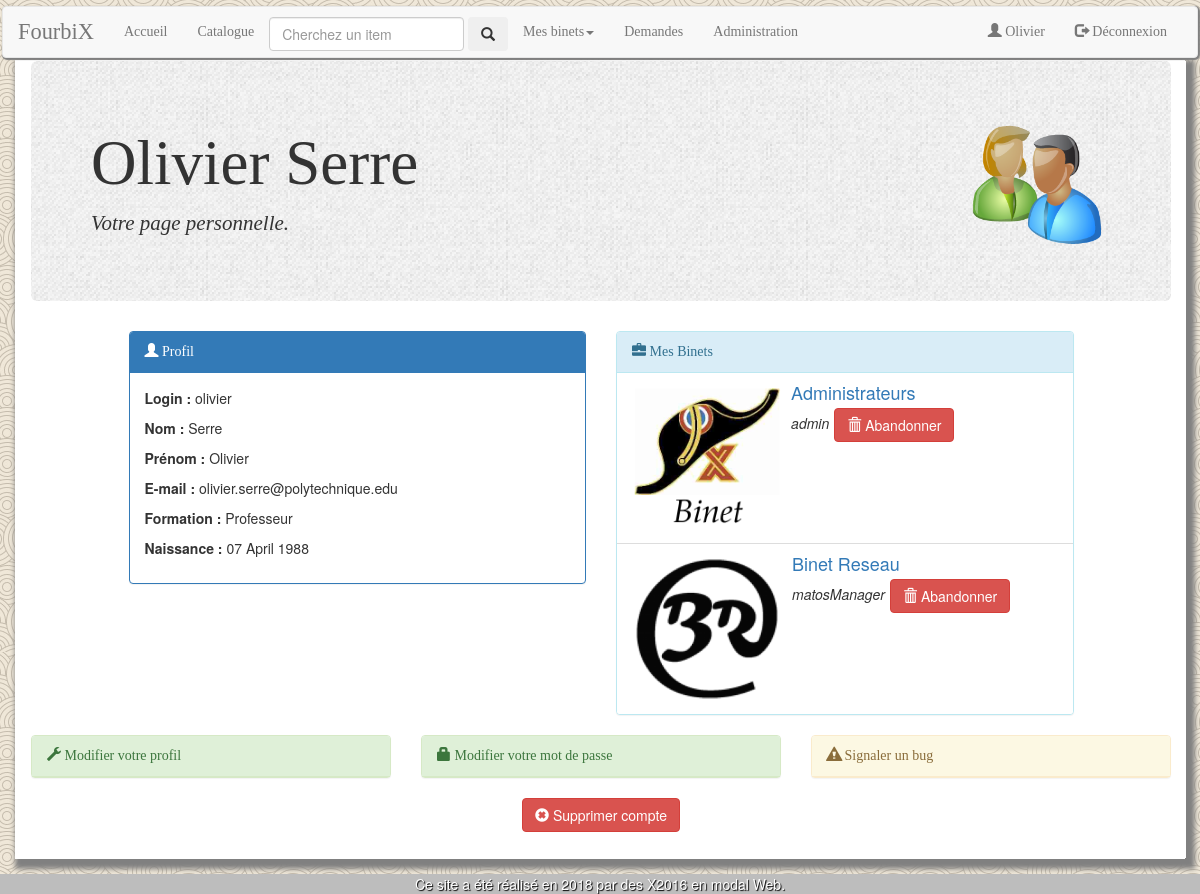
Page /index.php?page=utilisateur (signed in) on the earlier database version.
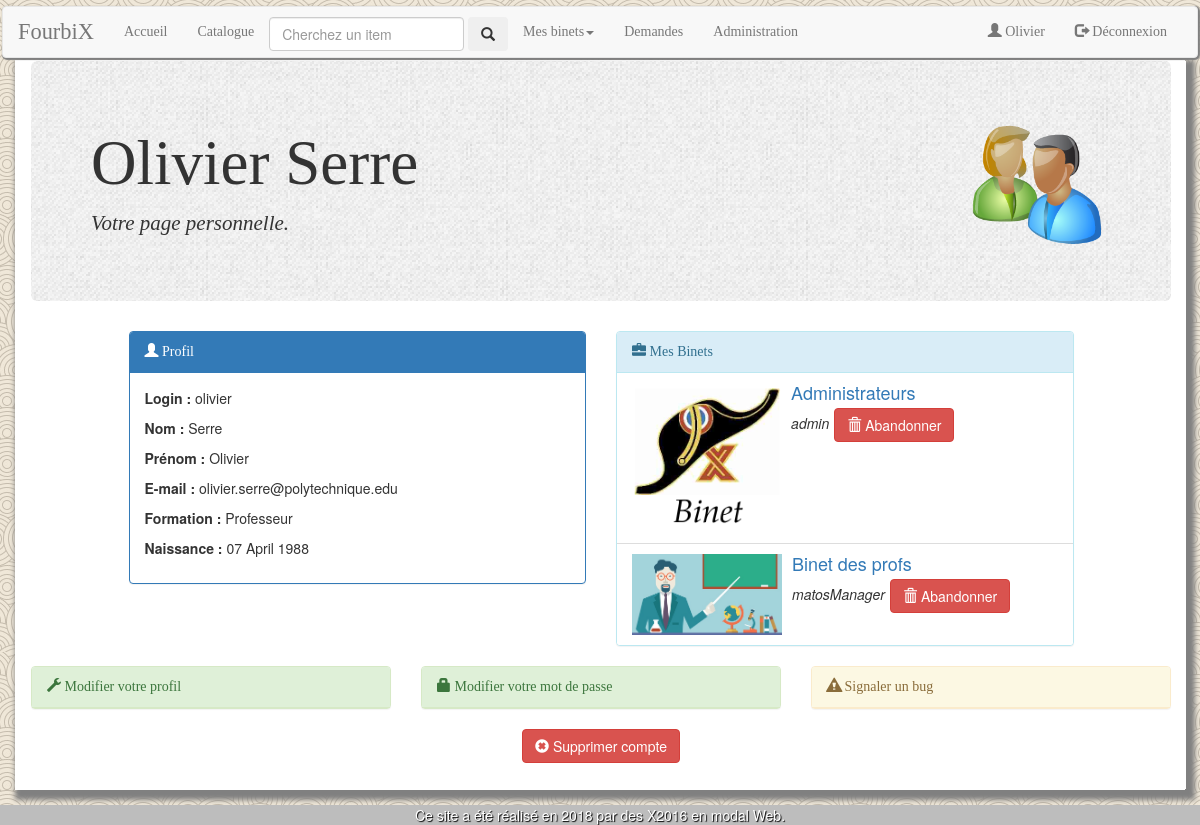
Same page on the later database version.
### tables this page shows
CREATE TABLE `utilisateurs` (
  `prenom` varchar(64) NOT NULL,
  `nom` varchar(64) NOT NULL,
  `formation` varchar(64) NOT NULL,
  `email` varchar(128) NOT NULL,
  `login` varchar(64) NOT NULL,
  `password` varchar(40) NOT NULL,
  `naissance` date NOT NULL COMMENT 'Pour savoir si la personne est majeure.'
);

CREATE TABLE `membres` (
  `id` int(11) NOT NULL,
  `utilisateur` varchar(64) NOT NULL,
  `binet` varchar(64) NOT NULL,
  `role` varchar(64) NOT NULL
);

CREATE TABLE `binets` (
  `nom` varchar(64) NOT NULL,
  `image` varchar(64) NOT NULL DEFAULT 'default-binetlogo.png' COMMENT 'Adresse de limage'
);

### class/Binet.php (called while the page is built, shortened)
<?php
class Binet{
    public static function generateBinetsByMember($dbh, $login){
        $query="SELECT binet FROM membres WHERE utilisateur = ? AND binet!='Administrateurs' GROUP BY binet ORDER BY binet ASC";
        $sth = $dbh->prepare($query);
        $sth->setFetchMode(PDO::FETCH_CLASS, 'Binet');
        $sth->execute(array($login));
        $binets = array();
        while($membre = $sth->fetch()){
            array_push($binets, $membre);
        }
        return $binets;
    }
    public static function getBinetsByUser($dbh, $login){
        $query = "SELECT id, binet, role, image FROM membres, binets WHERE utilisateur = ? AND membres.binet = binets.nom ORDER BY binet ASC";
        $sth = $dbh->prepare($query);
        $sth->execute(array($login));
        $mesBinets = array();
        while($binet=$sth->fetch()){
            array_push($mesBinets, $binet);
        }
        return $mesBinets;
    }
}

### class/Utilisateur.php (called while the page is built, shortened)
<?php
class Utilisateur {
    public static function getUtilisateur($dbh, $login) {
        $query = "SELECT * FROM `utilisateurs` WHERE `login` = ?;";
        $sth = $dbh->prepare($query);
        $sth->setFetchMode(PDO::FETCH_CLASS, 'Utilisateur');
        $sth->execute(array($login));
        $user = $sth->fetch();
        return $user;
    }
    public static function isAdmin($dbh, $login){
        $query="SELECT `login` FROM `utilisateurs` WHERE `login` IN (SELECT `utilisateur` FROM `membres` WHERE `membres`.`role`='admin' AND `membres`.`binet`='Administrateurs') AND `login`=?;";
        $sth=$dbh->prepare($query);
        $sth->execute(array($login));
        return $sth->rowCount()==1;
    }
}

### contents/utilisateur.php (the view, shortened to what this page needs)
<?php
$user = Utilisateur::getUtilisateur($dbh, $_SESSION['login']);
?>
<div class="container">
    <div class="jumbotron">
    	<img src='images/logo/utilisateur-logo.png' alt='utilisateur-logo.png' class='pageLogo'>
        <h1><?php echo $user->prenom . " " . $user->nom ?></h1>
        <p>Votre page personnelle.</p>
    </div>
	<div class="row">
		<div class="col-md-5 col-md-offset-1">
			<div class="panel panel-primary">
				<div class="panel-heading"><span class="glyphicon glyphicon-user"></span> Profil</div>
				<div class="panel-body">
					<p><b>Login :</b> <?php echo htmlspecialchars($user->login); ?></p>
					<p><b>Nom :</b> <?php echo htmlspecialchars($user->nom); ?></p>
					<p><b>Prénom :</b> <?php echo htmlspecialchars($user->prenom); ?></p>
					<p><b>E-mail :</b> <?php echo htmlspecialchars($user->email); ?></p>
					<p><b>Formation :</b> <?php echo htmlspecialchars($user->formation); ?></p>
					<p><b>Naissance :</b> <?php echo date_format(date_create($user->naissance), 'd F Y'); ?></p>
				</div>
			</div>
		</div>
		<div class="col-md-5">
			<div class="panel panel-info">
				<div class="panel-heading"><span class="glyphicon glyphicon-briefcase"></span> Mes Binets</div>
				<ul class="list-group">
				<?php
					$mesBinets = Binet::getBinetsByUser($dbh, $user->login);
					$mesBinetsGrouped = array();
					foreach ($mesBinets as $binet) {
						if(isset($mesBinetsGrouped[$binet['binet']]))
							array_push($mesBinetsGrouped[$binet['binet']]['roles'], array('role' => $binet['role'], 'id' => $binet['role']));
						else{
							$mesBinetsGrouped[$binet['binet']] = array('binet' => $binet['binet'],
																		'image' => $binet['image'],
																		'roles' =>  array(array('role' => $binet['role'], 'id' => $binet['id'])));
						}
					}
					foreach ($mesBinetsGrouped as $binet) {
						if($binet['binet'] != 'Administrateurs')
							$page = 'index.php?page=binet&pageBinet=' . htmlspecialchars($binet['binet']);
						else
							$page = 'index.php?page=administration';
						echo "<li class='list-group-item'><div class='media'>";
						echo "<div class='media-left media-top'><a href='" . $page . "'><img src='images/binets/" . htmlspecialchars($binet['image']) . "' alt='" . htmlspecialchars($binet['image']) . "' class='image-binet-catalogue' /></a></div>";
						echo "<div class='media-body'><h4 class='media-heading'><a href='" . $page . "'>" . htmlspecialchars($binet['binet']) . "</a></h4>";
						echo "<ul style='list-style-type: none; padding: 0;'>";
						foreach ($binet['roles'] as $role) {
							echo "<li style='margin-bottom: 5px;'><span style='font-style: italic; margin-right: 5px; display: inline-block;'>" . htmlspecialchars($role['role']) . "</span>";
							echo "<form method='post' action='index.php?page=utilisateur' style='display: inline-block'><button type='submit' class='btn btn-danger' name='abandonnerBinet' value='" . htmlspecialchars($role['id']) . "' onclick='return confirm(\"Voulez-vous quitter le binet ce binet ?\")'><span class='glyphicon glyphicon-trash'></span> Abandonner</button></form></li>";
						}
						echo "</ul></div></div></li>";
					}
				?>
				</ul>
			</div>
		</div>
	</div>
	<div class="row">
		<div class="col-md-4">
			<div class="panel panel-success">
				<div class="panel-heading isClickable" data-toggle="collapse" data-target="#update-form">
					<span class="glyphicon glyphicon-wrench"></span> Modifier votre profil
				</div>
			</div>
		</div>
		<div class="col-md-4">
			<div class="panel panel-success">
				<div class="panel-heading isClickable" data-toggle="collapse" data-target="#mdp-form">
					<span class="glyphicon glyphicon-lock"></span> Modifier votre mot de passe
				</div>
			</div>
		</div>
		<div class="col-md-4">
			<div class="panel panel-warning">
				<div class="panel-heading isClickable" data-toggle="collapse" data-target="#bug-form">
					<span class="glyphicon glyphicon-alert"></span> Signaler un bug
				</div>
			</div>
		</div>
	</div>
	<div class="row">
		<div class="col-md-2 col-md-offset-5" style="text-align:center">
			<form method='post' action='index.php?page=utilisateur'>
				<button type='submit' class='btn btn-danger' name='suprimmerCompte' value='true' onclick='return confirm("Voulez-vous supprimer votre compte ?");'><span class='glyphicon glyphicon-remove-sign'></span> Supprimer compte</button>
			</form>
		</div>
		<br/><br/><br/>
	</div>
</div>

### utilities/utils.php (shortened to what this page needs)
<?php
function generateHTMLHeader($titre, $linkCSS) {
    echo <<<CHAINE_DE_FIN
<!DOCTYPE html>
<html>
   <head>
        <meta charset="UTF-8"/>
        <meta name="viewport" content="width=device-width, initial-scale=1">
        <link href="bootstrap/css/bootstrap.css" rel="stylesheet">
        <link rel="stylesheet" type="text/css" href="$linkCSS">
        <link rel="icon" type="image/x-icon" href="images/logo/favicon.ico" />
        <link rel="icon" type="image/png" href="images/logo/favicon.png" />
        <script type="text/javascript" src="js/jquery-1.11.0.min.js"></script>
        <script type="text/javascript" src="js/code.js"></script>
        <script type="text/javascript" src="js/sorttable.js"></script>
        <script type="text/javascript" src="bootstrap/js/bootstrap.js"></script>
        <script type="text/javascript" src="bootstrap/js/jquery.js"></script>
        <script type="text/javascript" src="bootstrap/js/npm.js"></script>
        <title>$titre</title>
    </head>
        <body>
            <div class='upperNavBar'>
            </div>
CHAINE_DE_FIN;
}
function generateHTMLFooter(){
    echo <<< CHAINE_DE_FIN
    <footer class="page-footer font-small pt-4 mt-4">
        <div class="footer-copyright py-3 text-center">
            Ce site a été réalisé en 2018 par des X2016 en modal Web.
        </div>
    </footer>
    </body>
</html>
CHAINE_DE_FIN;
}
function generateNavBar($dbh, $isLogged){
    if (!$isLogged){
        echo <<< CHAINE_DE_FIN
    <nav class="navbar navbar-default" role="navigation" style="margin:2px">
        <div class="container-fluid">
            <div class="navbar-header">
                <button type="button" class="navbar-toggle collapsed" data-toggle="collapse" data-target="#navbar" aria-expanded="false">
                    <span class="sr-only">Toggle navitagion</span>
                    <span class="icon-bar"></span>
                    <span class="icon-bar"></span>
                    <span class="icon-bar"></span>
                </button>
                <a class="navbar-brand titreSite" href="index.php">FourbiX</a>
            </div>
            <div class="navbar-collapse collapse" id="navbar">
                <ul class="nav navbar-nav">
                    <li><a href="index.php?page=accueil">Accueil</a></li>
                    <li style=margin-top:10px>
                </ul>
                <ul class="nav navbar-nav navbar-right">
                    <li><a href="index.php?page=inscription"><span class="glyphicon glyphicon-user"></span> S'inscrire</a></li>
                    <li><a href="index.php?page=accueil"><span class="glyphicon glyphicon-log-in"></span> Connexion</a></li>
                </ul>
            </div>
        </div>
    </nav>
CHAINE_DE_FIN;
    } else{
        $login= htmlspecialchars($_SESSION["login"]);
        $isAdmin= Utilisateur::isAdmin($dbh, $login);
        $binets= Binet::generateBinetsByMember($dbh, $login);
            echo <<< CHAINE_DE_FIN
    <nav class="navbar navbar-default" role="navigation" style="margin:2px">
        <div class="container-fluid">
            <div class="navbar-header">
                <button type="button" class="navbar-toggle collapsed" data-toggle="collapse" data-target="#navbar" aria-expanded="false">
                    <span class="sr-only">Toggle navitagion</span>
                    <span class="icon-bar"></span>
                    <span class="icon-bar"></span>
                    <span class="icon-bar"></span>
                </button>
                <a class="navbar-brand titreSite" href="index.php">FourbiX</a>
            </div>
            <div class="navbar-collapse collapse" id="navbar">
                <ul class="nav navbar-nav navbar-left">
                    <li><a href="index.php?page=accueil">Accueil</a></li>
                    <li><a href="index.php?page=catalogue">Catalogue</a></li>
                    <li style=margin-top:10px>
                    <form class="form-inline" method="get" action="index.php">
                        <input class="form-control mr-sm-2" type="search" name="search" placeholder="Cherchez un item" aria-label="Search">
                        <button class="btn btn-outline-success my-2 my-sm-0" type="submit" value="search" name="page"><span class="glyphicon glyphicon-search"></span></button>
                    </form></li>
CHAINE_DE_FIN;
        if (sizeof($binets) != 0){
                    echo <<< CHAINE_DE_FIN
                    <li class='dropdown'><a href="#" class="dropdown-toggle" data-toggle="dropdown" role="button" aria-haspopup="true" aria-expanded="false">Mes binets<span class="caret"></span></a>
                        <ul class="dropdown-menu">
CHAINE_DE_FIN;
            echo <<< CHAINE_DE_FIN
                        </ul>
                    </li>
CHAINE_DE_FIN;
        }
                echo '<li><a href="index.php?page=demandes">Demandes</a></li>';
            if ($isAdmin){
                echo <<< CHAINE_DE_FIN
                    <li><a href="index.php?page=administration">Administration</a></li>
CHAINE_DE_FIN;
            }
            $prenom = Utilisateur::getUtilisateur($dbh, $login)->prenom;
            echo <<< CHAINE_DE_FIN
                </ul>
                <ul class="nav navbar-nav navbar-right">
                    <li><a href="index.php?page=utilisateur"><span class="glyphicon glyphicon-user"></span> $prenom</a></li>
                    <li><a href="index.php?todo=logout&page=accueil"><span class="glyphicon glyphicon-log-out"></span> Déconnexion</a></li>
                </ul>
            </div>
        </div>
    </nav>
CHAINE_DE_FIN;
    }
}
$page_list = array(
    array(
        "name" => "accueil",
        "title" => "Accueil",
        "menutitle" => "Accueil",
        "loggedIn" => false),
    array(
        "name" => "catalogue",
        "title" => "Catalogue",
        "menutitle" => "Catalogue",
        "loggedIn" => false),
    array(
        "name" => "binets",
        "title" => "Binets",
        "menutitle" => "Mes Binets",
        "loggedIn" => false),
    array(
        "name" => "binet",
        "title" => "Binet",
        "menutitle" => "Page Binet",
        "loggedIn" => false),
    array(
        "name" => "search",
        "title" => "Recherche de matériel",
        "menutitle" => "Recherche",
        "loggedIn" => true),
    array(
        "name" => "demandes",
        "title" => "Mes demandes",
        "menutitle" => "Demandes",
        "loggedIn" => false),
    array(
        "name" => "administration",
        "title" => "Panneau d'administration",
        "menutitle" => "Administration",
        "loggedIn" => true),
    array("name" => "inscription",
        "title" => "Inscription",
        "menutitle" => "S'inscrire",
        "loggedIn" => false),
    array("name" => "stock",
        "title" => "Stock",
        "menutitle" => "Stock",
        "loggedIn" => true),
    array("name" => "item",
        "title" => "Inventaire",
        "menutitle" => "Inventaire",
        "loggedIn" => true),
    array("name" => "utilisateur",
        "title" => "Utilisateur",
        "menutitle" => "Votre page personnelle",
        "loggedIn" => true)
);
function checkPage($askedPage, $logged){
    global $page_list;
    foreach ($page_list as $page) {
        if($page['name'] == $askedPage){
            return true;
        }
    }
    return false;
}
?>

### index.php (shortened to what this page needs)
<?php
require("utilities/utils.php");
require("utilities/printForms.php");
require("database/database.php");
require("class/Utilisateur.php");
require("class/Binet.php");
$askedPage = isset($_GET['page']) ? $_GET['page'] : 'accueil';
$authorized = checkPage($askedPage, isset($_SESSION["loggedIn"]) && $_SESSION["loggedIn"]);
$pageTitle = $authorized ? getPageTitle($askedPage) : 'Erreur';
$dbh = Database::connect();
generateHTMLHeader("fourbiX - $pageTitle", "css/style.css");
generateNavBar($dbh, isset($_SESSION["loggedIn"]) && $_SESSION["loggedIn"]);
?>
<div id="content" class="container content">
	<?php
		if($authorized)
                    if(isset($_SESSION["loggedIn"]) && $_SESSION["loggedIn"]){
                        require("contents/$askedPage.php");
                    }
                    else{
                        if ($askedPage=='inscription')
                            require("contents/inscription.php");
                        else
                            require("contents/accueil.php");
                    }
		else
			require("contents/erreur.php");
	?>
</div>
<?php
generateHTMLFooter();
?>

### css/style.css (style rules this page uses)
body { background: url('../images/logo/background/background-marron.png') repeat fixed; }
.navbar { box-shadow: 1px 1px 1px 1px grey; }
.navbar li a { font-family:fantasy, serif; }
footer { margin-top:15px; bottom:2px; width:100%; color:white; text-shadow:1px 1px 1px black; }
.content { box-shadow : 5px 5px 5px 5px grey; padding:1px; }
.container { background-color:white; }
.jumbotron { background: url('../images/logo/jumbotron-background.jpg') repeat fixed; }
.jumbotron h1 { font-family: "Jazz LET", serif; }
.jumbotron p { font-family: "Marker Felt", serif; font-style:italic; }
.image-binet-catalogue { max-height:150px; max-width:150px; }
.pageLogo { float:right; max-height:150px; max-width:150px; }
.titreSite { text-align:center; font-family: 'progress','Jazz LET', Impact, fantsy, serif; font-size:1.6em; }
.panel-heading { font-family: fantasy, serif; }
footer { background-color: #bdbdbd; }

Differences in the rows shown:
removed membres: binet.image (picture), binet "Binet Reseau", role "matosManager", $role['id'] 24 (drawn)
added membres: binet.image (picture), binet "Binet des profs", role "matosManager", $role['id'] 67 (drawn)
